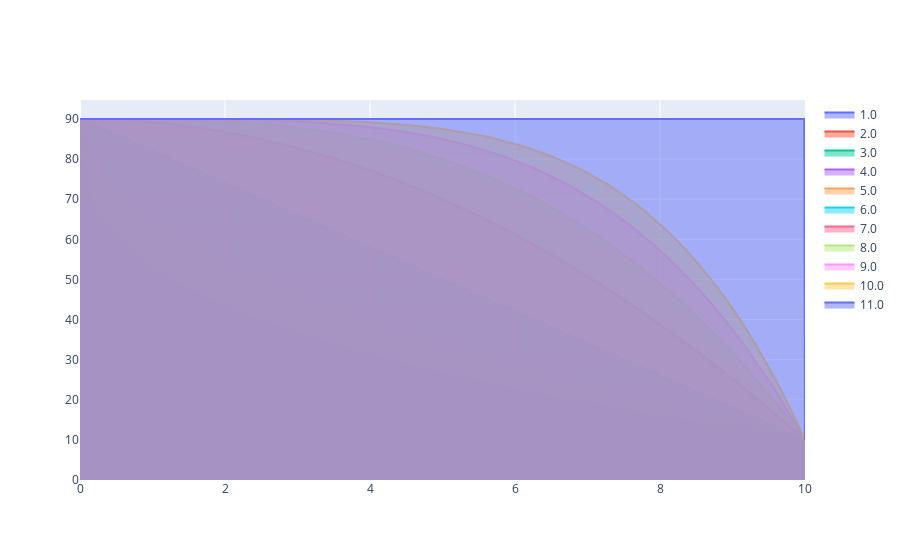

Source (notebook cell):
### Code cell
overlay_fig = go.Figure()
for curve, gradient_table in dict_gradient_tables.items():
    new_table = generate_coordinates(gradient_table, "CompositionA")
    fig = plot_gradient_table(*new_table)
    fig.update_traces(name=curve)
    overlay_fig.add_trace(fig.data[0])

overlay_fig.show()
